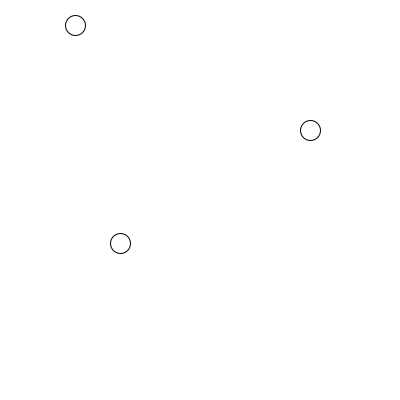
Frame 1 (no input)
Frame 60 (the mouse pressed at the canvas centre just before this capture): identical to frame 1, image omitted
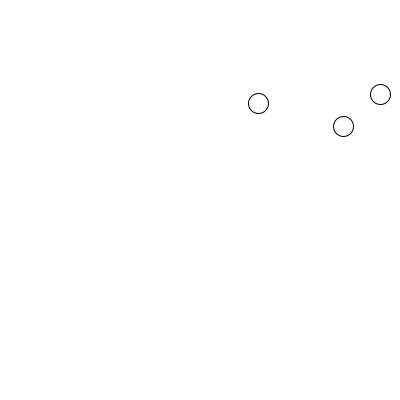
Frame 120 (the mouse held since frame 60 and released just before this capture)

The Processing sketch that drew these frames (run headless with seeded random() and noise(); from frame 60 on, the mouse is pressed at the canvas centre):

// Processing sketch: array_ejemplo_valores_iniciales_float
// ── array_ejemplo_valores_iniciales_float.pde
/*
 este ejemplo crea dos array y le guarda valores 
 iniciales en cada posicion. Usa esos valores para
 mostrar circulos en la ventana. Al hacer clic se 
 sobreescriben con valores aleatorios, usando for.
*/

//esta es una forma simplificad de declarar
//el arreglo y al mismo tiempo asignar un 
//valor a cada casilla:
float[] x = {310,  120, 75};
float[] y = {130, 243, 25};

void setup(){
 size(400,400); 
}
void draw(){
  background(255);
  //recorre la cantidad de elementos y toma el valor
  //del arreglo 'x' y el arreglo 'y'
  for (int i = 0; i < 3; i++) {
    //I: 0 1 2
    ellipse(x[i], y[i], 20, 20);
  }
}

void mousePressed(){
  //recorre el arreglo y le asigna valores aleatorios
  //en cada casilla:
  for (int i = 0; i < x.length; i++) {
    x[i] = random(width);
    y[i] = random(height);
  }
}
